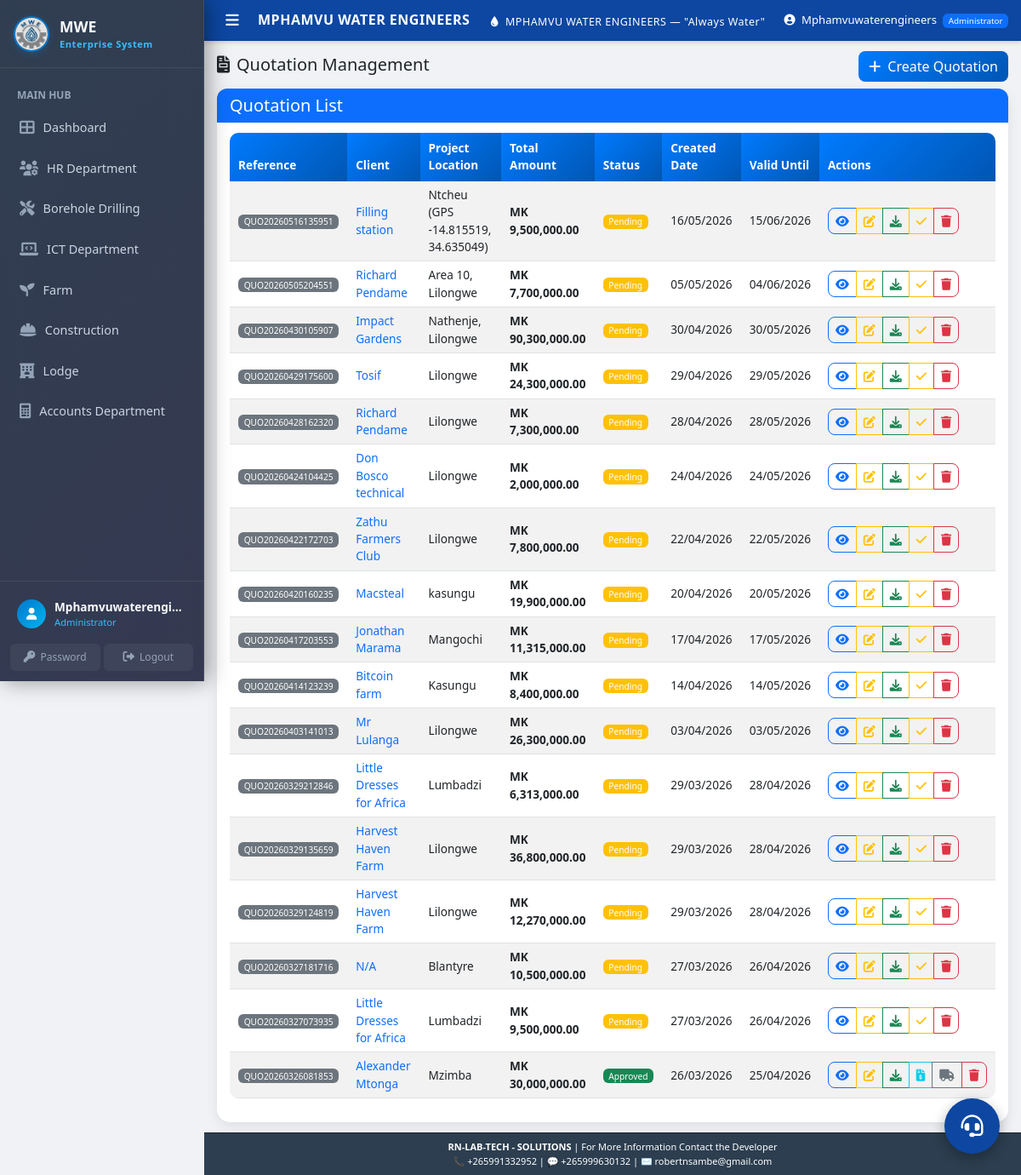
The app's page /quotations/ (signed in) with its own data.
### models.py (models this page shows)
class Quotation(db.Model):
    __tablename__ = 'quotations'
    quotation_id = db.Column(db.Integer, primary_key=True)
    client_id = db.Column(db.Integer, db.ForeignKey('clients.client_id'), nullable=False)
    project_location = db.Column(db.String(200), nullable=False)
    project_latitude = db.Column(db.Float, nullable=True)
    project_longitude = db.Column(db.Float, nullable=True)
    borehole_depth = db.Column(db.Float)
    equipment_cost = db.Column(db.Float, default=0)
    labour_cost = db.Column(db.Float, default=0)
    transport_cost = db.Column(db.Float, default=0)
    total_amount = db.Column(db.Float, nullable=False)
    validity_days = db.Column(db.Integer, default=30)
    description = db.Column(db.Text, default='We have pleasure in quoting our prices for borehole development as follows;')
    status = db.Column(db.String(20), default='Pending')
    delivery_confirmed = db.Column(db.Boolean, default=False)
    delivery_approved_by = db.Column(db.String(100))
    delivery_approved_date = db.Column(db.DateTime)
    invoice_generated = db.Column(db.Boolean, default=False)
    delivery_note_generated = db.Column(db.Boolean, default=False)
    created_at = db.Column(db.DateTime, default=datetime.utcnow)
    updated_at = db.Column(db.DateTime, default=datetime.utcnow, onupdate=datetime.utcnow)
    reference_number = db.Column(db.String(50), unique=True, default=lambda: get_reference_number('QUO'))
    department = db.Column(db.String(100), default='Borehole Drilling', nullable=False)
    client = db.relationship('Client', backref='quotations')
    quotation_items = db.relationship('QuotationItem', backref='quotation', cascade='all, delete-orphan')

class Client(db.Model):
    __tablename__ = 'clients'
    client_id = db.Column(db.Integer, primary_key=True)
    client_name = db.Column(db.String(200), nullable=False)
    phone = db.Column(db.String(20), nullable=False)
    email = db.Column(db.String(100))
    address = db.Column(db.Text, nullable=False)
    project_type = db.Column(db.String(100), nullable=False)
    quotation_amount = db.Column(db.Float, default=0)
    contract_status = db.Column(db.String(20), default='Pending')
    payment_status = db.Column(db.String(20), default='Pending')
    total_transactions = db.Column(db.Integer, default=0)
    completed_transactions = db.Column(db.Integer, default=0)
    on_time_payments = db.Column(db.Integer, default=0)
    defaults = db.Column(db.Integer, default=0)
    credit_score = db.Column(db.Integer, default=0)
    created_at = db.Column(db.DateTime, default=datetime.utcnow)
    updated_at = db.Column(db.DateTime, default=datetime.utcnow, onupdate=datetime.utcnow)
    department = db.Column(db.String(100), default='Borehole Drilling', nullable=False)
    reference_number = db.Column(db.String(50), unique=True, default=lambda: get_reference_number('CLI'))

### quotations/quotation_routes.py (the view)
@quotations_bp.route('/')
@login_required
def list_quotations():
    query = Quotation.query
    quotations = apply_dept_filter(query, Quotation).order_by(Quotation.created_at.desc()).all()
    return render_template('quotations/list.html', quotations=quotations, timedelta=timedelta)

### app.py (called while the page is built)
@app.context_processor
def inject_now():
    return {
        'datetime': datetime,
    }

@app.template_filter('quotation_location_display')
def quotation_location_display_filter(quotation):
    from utils.quotation_location import format_quotation_project_location
    if quotation is None:
        return ''
    return format_quotation_project_location(quotation)

### quotations/quotation_routes.py (called while the page is built)
def login_required(f):
    @wraps(f)
    def decorated_function(*args, **kwargs):
        if 'user_id' not in session:
            return redirect(url_for('login'))
        return f(*args, **kwargs)
    return decorated_function

### utils/auth_utils.py (called while the page is built)
def apply_dept_filter(query, model):
    role = session.get('role')
    dept_context = session.get('department_context')
    if dept_context:
        return query.filter(model.department == dept_context)
    if role in ['Administrator', 'Director', 'HR Manager', 'Accountant']:
        return query # No filter applied, they see everything
    return query.filter(model.department == 'Borehole Drilling')

### utils/quotation_location.py (called while the page is built)
def format_coord_pair(lat, lng, precision=6):
    if lat is None or lng is None:
        return ''
    return f'(GPS {lat:.{precision}f}, {lng:.{precision}f})'

def format_quotation_project_location(quotation):
    text = (
        getattr(quotation, "project_location", None)
        or getattr(quotation, "location", None)
        or ""
    ).strip()
    lat = getattr(quotation, "project_latitude", None)
    lng = getattr(quotation, "project_longitude", None)
    coord = format_coord_pair(lat, lng)
    if coord:
        return f"{text} {coord}".strip() if text else coord
    return text

### templates/quotations/list.html (shortened to what this page needs)
{% extends "base.html" %}
{% block content %}
<div class="row mb-2">
    <div class="col-12">
        <div class="d-flex justify-content-between align-items-center">
            <h2><i class="fas fa-file-invoice me-2"></i>Quotation Management</h2>
            <a href="{{ url_for('quotations.create_quotation', department=session.get('department_context', 'Borehole')) }}" class="btn btn-primary">
                <i class="fas fa-plus me-2"></i>Create Quotation
            </a>
        </div>
    </div>
</div>
<div class="card">
    <div class="card-header bg-primary text-white">
        <h5 class="mb-0">Quotation List</h5>
    </div>
    <div class="card-body">
        {% if quotations %}
        <div class="table-responsive">
            <table class="table table-striped table-hover">
                <thead>
                    <tr>
                        <th>Reference</th>
                        <th>Client</th>
                        <th>Project Location</th>
                        <th>Total Amount</th>
                        <th>Status</th>
                        <th>Created Date</th>
                        <th>Valid Until</th>
                        <th>Actions</th>
                    </tr>
                </thead>
                <tbody>
                    {% for quotation in quotations %}
                    <tr>
                        <td>
                            <span class="badge bg-secondary">{{ quotation.reference_number }}</span>
                        </td>
                        <td>
                            {% if quotation.client %}
                                <a href="#" class="text-decoration-none">
                                    {{ quotation.client.client_name }}
                                </a>
                            {% else %}
                                <span class="text-muted">Unknown Client</span>
                            {% endif %}
                        </td>
                        <td>{{ quotation|quotation_location_display }}</td>
                        <td><strong>MK {{ "{:,.2f}".format(quotation.total_amount) }}</strong></td>
                        <td>
                            <span class="badge bg-{{
                                'success' if quotation.status == 'Approved'
                                else 'warning' if quotation.status == 'Pending'
                                else 'secondary'
                            }}">
                                {{ quotation.status }}
                            </span>
                        </td>
                        <td>{{ quotation.created_at.strftime('%d/%m/%Y') if quotation.created_at else 'N/A' }}</td>
                        <td>
                            {% if quotation.created_at %}
                                {{ (quotation.created_at.replace(tzinfo=None) + timedelta(days=quotation.validity_days or 30)).strftime('%d/%m/%Y') }}
                            {% else %}
                                N/A
                            {% endif %}
                        </td>
                        <td>
                            <div class="btn-group btn-group-sm">
                                <a href="{{ url_for('quotations.view_quotation', quotation_id=quotation.quotation_id) }}" class="btn btn-outline-primary" title="View">
                                    <i class="fas fa-eye"></i>
                                </a>
                                <a href="{{ url_for('quotations.edit_quotation', quotation_id=quotation.quotation_id) }}" class="btn btn-outline-warning" title="Edit">
                                    <i class="fas fa-edit"></i>
                                </a>
                                <a href="{{ url_for('quotations.download_quotation_pdf', quotation_id=quotation.quotation_id) }}" class="btn btn-outline-success">
                                    <i class="fas fa-download"></i>
                                </a>
                                {% if quotation.status == 'Pending' %}
                                <button class="btn btn-outline-warning" onclick="approveQuotation('{{ quotation.quotation_id }}')" title="Approve">
                                    <i class="fas fa-check"></i>
                                </button>
                                {% endif %}
                                {% if quotation.status == 'Approved' or quotation.status == 'Delivered' %}
                                <a href="{{ url_for('finance.create_invoice', quotation_id=quotation.quotation_id) }}" class="btn btn-outline-info" title="Preview Invoice">
                                    <i class="fas fa-file-invoice-dollar"></i>
                                </a>
                                <a href="{{ url_for('finance.preview_delivery_note', quotation_id=quotation.quotation_id) }}" class="btn btn-outline-secondary" title="Preview Delivery Note">
                                    <i class="fas fa-truck"></i>
                                </a>
                                {% endif %}
                                <button class="btn btn-outline-danger" onclick="deleteQuotation('{{ quotation.quotation_id }}')">
                                    <i class="fas fa-trash"></i>
                                </button>
                            </div>
                        </td>
                    </tr>
                    {% endfor %}
                </tbody>
            </table>
        </div>
        {% endif %}
    </div>
</div>
{% endblock %}

### static/css/style.css (style rules this page uses)
:root { --primary-color: #007bff; --secondary-color: #6c757d; --success-color: #28a745; --danger-color: #dc3545; --warning-color: #ffc107; --info-color: #17a2b8; --light-color: #f8f9fa; --dark-color: #343a40; --water-blue: #00d4ff; --water-dark: #0056b3; --sidebar-width: 240px; --sidebar-collapsed-width: 72px; --sidebar-bg: #1a2332; --sidebar-hover: #243044; --sidebar-active: rgba(0, 119, 204, 0.2); --sidebar-active-border: #0077cc; --sidebar-text: rgba(255, 255, 255, 0.7); --sidebar-text-active: #ffffff; --header-height: 48px; --transition-speed: 0.3s; }
body { font-family: 'Segoe UI', Tahoma, Geneva, Verdana, sans-serif; background-color: #f0f2f5; margin: 0; overflow-x: hidden; }
.main-content h2 { font-size: 1.25rem; margin-bottom: 0.25rem; }
.card { border: none; border-radius: 15px; box-shadow: 0 5px 15px rgba(0,0,0,0.08); transition: transform 0.3s ease, box-shadow 0.3s ease; }
.card-header { padding: 8px 15px; border-radius: 12px 12px 0 0 !important; border: none; font-weight: 600; }
.card-body { padding: 12px 15px; }
.btn { border-radius: 8px; font-weight: 500; transition: all 0.3s ease; }
.btn-primary { background: linear-gradient(135deg, var(--primary-color), var(--water-dark)); border: none; }
.table { border-radius: 10px; overflow: hidden; }
.table thead th { background: linear-gradient(135deg, var(--primary-color), var(--water-dark)); color: white; border: none; font-weight: 600; padding: 8px 10px; font-size: 0.85rem; }
.table tbody td { padding: 6px 10px; font-size: 0.85rem; vertical-align: middle; }
.badge { font-weight: 500; border-radius: 6px; }
.fade-in { animation: fadeIn 0.5s ease-in; }

### records on screen
Quotation: reference_number "QUO20260516135951", client.client_name "Filling station", project_location+project_latitude+project_longitude "Ntcheu (GPS -14.815519, 34.635049)", total_amount "9,500,000.00", status "Pending", created_at "16/05/2026", created_at+validity_days "15/06/2026"
Quotation: reference_number "QUO20260505204551", client.client_name "Richard Pendame", project_location+project_latitude+project_longitude "Area 10, Lilongwe", total_amount "7,700,000.00", status "Pending", created_at "05/05/2026", created_at+validity_days "04/06/2026"
Quotation: reference_number "QUO20260430105907", client.client_name "Impact Gardens", project_location+project_latitude+project_longitude "Nathenje, Lilongwe", total_amount "90,300,000.00", status "Pending", created_at "30/04/2026", created_at+validity_days "30/05/2026"
Quotation: reference_number "QUO20260429175600", client.client_name "Tosif", project_location+project_latitude+project_longitude "Lilongwe", total_amount "24,300,000.00", status "Pending", created_at "29/04/2026", created_at+validity_days "29/05/2026"
Quotation: reference_number "QUO20260428162320", client.client_name "Richard Pendame", project_location+project_latitude+project_longitude "Lilongwe", total_amount "7,300,000.00", status "Pending", created_at "28/04/2026", created_at+validity_days "28/05/2026"
Quotation: reference_number "QUO20260424104425", client.client_name "Don Bosco technical", project_location+project_latitude+project_longitude "Lilongwe", total_amount "2,000,000.00", status "Pending", created_at "24/04/2026", created_at+validity_days "24/05/2026"
Quotation: reference_number "QUO20260422172703", client.client_name "Zathu Farmers Club", project_location+project_latitude+project_longitude "Lilongwe", total_amount "7,800,000.00", status "Pending", created_at "22/04/2026", created_at+validity_days "22/05/2026"
Quotation: reference_number "QUO20260420160235", client.client_name "Macsteal", project_location+project_latitude+project_longitude "kasungu", total_amount "19,900,000.00", status "Pending", created_at "20/04/2026", created_at+validity_days "20/05/2026"
Quotation: reference_number "QUO20260417203553", client.client_name "Jonathan Marama", project_location+project_latitude+project_longitude "Mangochi", total_amount "11,315,000.00", status "Pending", created_at "17/04/2026", created_at+validity_days "17/05/2026"
Quotation: reference_number "QUO20260414123239", client.client_name "Bitcoin farm", project_location+project_latitude+project_longitude "Kasungu", total_amount "8,400,000.00", status "Pending", created_at "14/04/2026", created_at+validity_days "14/05/2026"
Quotation: reference_number "QUO20260403141013", client.client_name "Mr Lulanga", project_location+project_latitude+project_longitude "Lilongwe", total_amount "26,300,000.00", status "Pending", created_at "03/04/2026", created_at+validity_days "03/05/2026"
Quotation: reference_number "QUO20260329212846", client.client_name "Little Dresses for Africa", project_location+project_latitude+project_longitude "Lumbadzi", total_amount "6,313,000.00", status "Pending", created_at "29/03/2026", created_at+validity_days "28/04/2026"
Quotation: reference_number "QUO20260329135659", client.client_name "Harvest Haven Farm", project_location+project_latitude+project_longitude "Lilongwe", total_amount "36,800,000.00", status "Pending", created_at "29/03/2026", created_at+validity_days "28/04/2026"
Quotation: reference_number "QUO20260329124819", client.client_name "Harvest Haven Farm", project_location+project_latitude+project_longitude "Lilongwe", total_amount "12,270,000.00", status "Pending", created_at "29/03/2026", created_at+validity_days "28/04/2026"
Quotation: reference_number "QUO20260327181716", client.client_name "N/A", project_location+project_latitude+project_longitude "Blantyre", total_amount "10,500,000.00", status "Pending", created_at "27/03/2026", created_at+validity_days "26/04/2026"
Quotation: reference_number "QUO20260327073935", client.client_name "Little Dresses for Africa", project_location+project_latitude+project_longitude "Lumbadzi", total_amount "9,500,000.00", status "Pending", created_at "27/03/2026", created_at+validity_days "26/04/2026"
Quotation: reference_number "QUO20260326081853", client.client_name "Alexander Mtonga", project_location+project_latitude+project_longitude "Mzimba", total_amount "30,000,000.00", status "Approved", created_at "26/03/2026", created_at+validity_days "25/04/2026"

### other values on screen
{{ session.username }} "Mphamvuwaterengi…"
{{ session.role }} "Administrator"
{{ session.username }} "Mphamvuwaterengineers"
